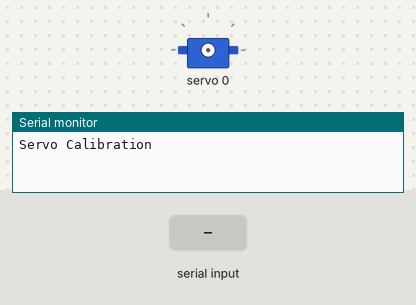
Recording of a sketch running on a simulated Arduino Uno, built with avr-gcc and run on an emulated ATmega328P. Parts: servo, the last lines printed to the serial monitor. Inputs (shaded band) come from the test bench.

Above: at 1.2 s.
1.3 s: "1" received over Serial
2.8 s: "0" received over Serial
At 3.7 s:
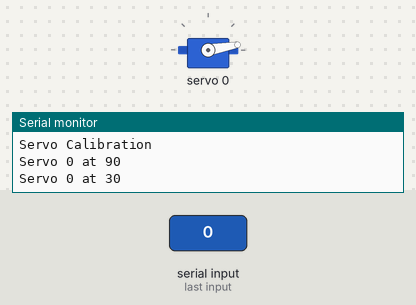
4.3 s: "2" received over Serial
At 4.8 s:
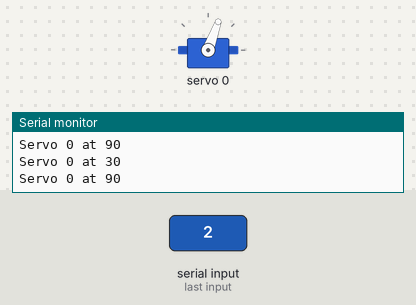
Timing chart, 0 to 7.3 s (numbered marks = the images above; inputs shaded):
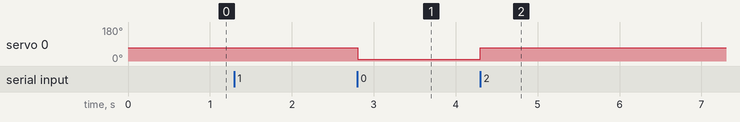

The sketch:

sweep_serial.ino
```cpp
#include <Wire.h>
#include <Adafruit_PWMServoDriver.h>
Adafruit_PWMServoDriver pwm = Adafruit_PWMServoDriver();
#define SERVO_FREQ 50 // Analog servos run at ~50 Hz updates
bool flag = false;


// array of max and min pwm values for servos, found from servo_calibration.ino
const int SERVO_MIN[16] = {70, 70, 100, 70, 70, 100, 0, 0, 0, 0, 0, 0, 0, 0, 0, 0};
const int SERVO_MAX[16] = {450, 450, 470, 450, 450, 470, 0, 0, 0, 0, 0, 0, 0, 0, 0, 0};

///////////////////////////// ADJUSTABLE PARAMETERS ////////////////////
////////////////////////////////////////////////////////////////////////
int SERVONUM = 0;
int LOWANGLE = 30;
int HIGHANGLE = 90;

const int SERVO_DIR[16] = {1, -1, 1, 0, -1, 1, 1, 0, 1, -1, 1, 0, -1, 1, 1, 0};  // flip direction of servo
//////////////////////     ^f-r      ^f-l            ^b-r          ^b-l
////////////////////////////////////////////////////////////////////////


int angle_deg(int servo_no, int angle){
  int angle_degree = map(angle, 0, 180, SERVO_MIN[servo_no], SERVO_MAX[servo_no]);
  return angle_degree;
}

float angle_rad(int servo_no, int servo_value){
  float angle_radian = map(servo_value, SERVO_MIN[servo_no], SERVO_MAX[servo_no], 0.0, 3.1416);
  return angle_radian;
}

// function to convert angle (deg) to pwm; maps min-max to 0-180 by default
int angle_to_pwm(int angle, int servo_idx){
  if(SERVO_DIR[servo_idx] == 1){ return map(angle, 0, 180, SERVO_MIN[servo_idx], SERVO_MAX[servo_idx]);}
  else if(SERVO_DIR[servo_idx] == -1) {return map(angle, 0, 180, SERVO_MAX[servo_idx], SERVO_MIN[servo_idx]);}
  else{
    Serial.println("Invalid rotation direction!");
    return ((SERVO_MAX[servo_idx]+SERVO_MIN[servo_idx])/2); // return average if invalid direction
  };
}

void setup() {
  Serial.begin(9600);
  Serial.println("Servo Calibration");
  pwm.begin();
  pwm.setOscillatorFrequency(27000000);
  pwm.setPWMFreq(SERVO_FREQ);
  delay(10);
}

void loop() {
  if(Serial.available()>0){

    /////////////////////////////// do what you gotta do each time there's an input in the serial monitor ////////////////////////////////////
    if(flag){
      pwm.setPWM(SERVONUM, 0, angle_to_pwm(LOWANGLE, SERVONUM));
      Serial.println("Servo " + String(SERVONUM) + " at " + String(LOWANGLE));
    }
    else{
      pwm.setPWM(SERVONUM, 0, angle_to_pwm(HIGHANGLE, SERVONUM));
      Serial.println("Servo " + String(SERVONUM) + " at " + String(HIGHANGLE));
    }
    ///////////////////////////////////////////////////////////////////////////////////////////////////////////////////////////////////////////

    // clear buffer
    flag = !flag;
    while(Serial.available()>0){
      String garbage = Serial.readString();
    }
  }
}
```

Measured:
- after the input at 2.8 s, servo 0: 70° → 10° at once
- after the input at 4.3 s, servo 0: 10° → 70° at once
